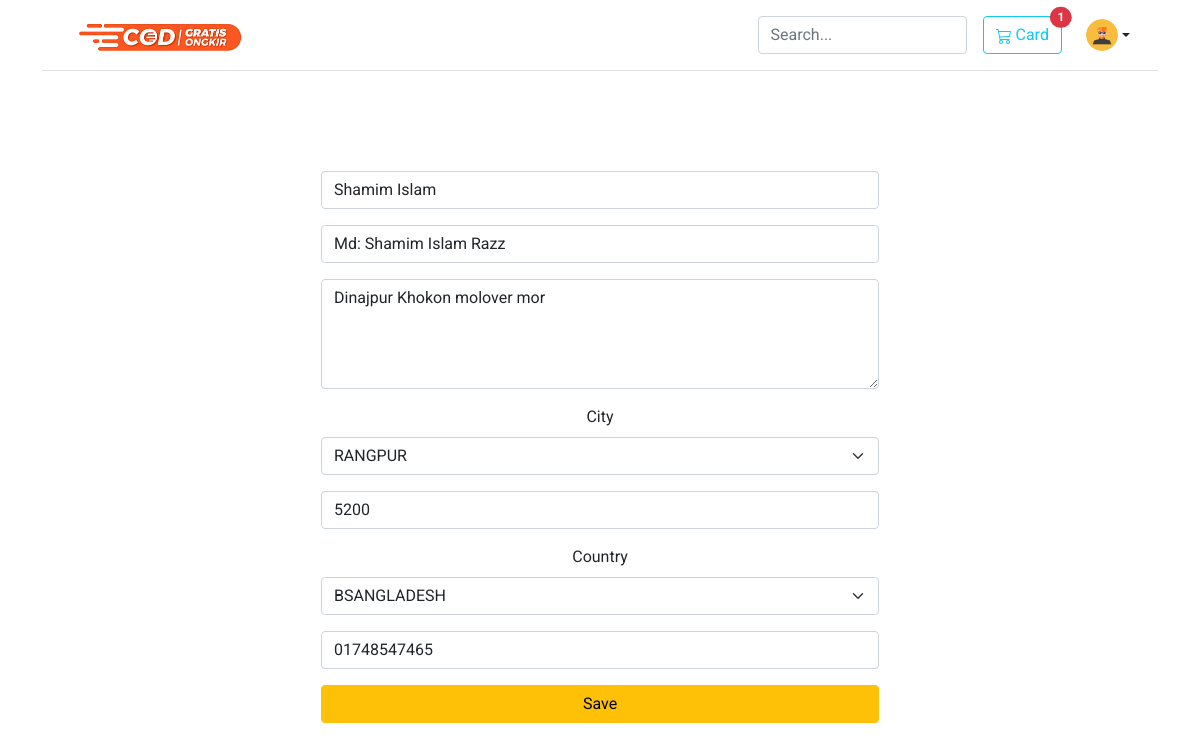
/accound/user-change-profile/ (signed in), run on the app's committed database.
### User_App/models.py (models this page shows, shortened)
class User (AbstractBaseUser,PermissionsMixin):
    email = models.EmailField(unique=True,null=False)
    is_staff = models.BooleanField(
        ugettext_lazy('staff status'),
        default=False,
        help_text=ugettext_lazy('Designates whether the user can log in this site')
    )
    is_active = models.BooleanField(
        ugettext_lazy('active'),
        default=True,
        help_text=ugettext_lazy('Designates whether this user should be treated as active. Unselect this instead of deleting accounts')
    )
    USERNAME_FIELD = 'email'
    objects = MyUserManager()
    def __str__(self):
        return self.email

class Profile(models.Model):
    user = models.OneToOneField(User, on_delete=CASCADE , related_name='profile')
    username = models.CharField(max_length=264, blank=True, null=True)
    full_name = models.CharField(max_length=264, blank=True, null=True)
    address_1 = models.TextField(max_length=300,blank=True, null=True)
    class cityname(models.TextChoices):
        DHAKA = 'DHAKA', _('DHAKA')
        RANGPUR = 'RANGPUR', _('RANGPUR')
        RAJSHIE = 'RAJSHIE', _('RAJSHIE')
        KULNA = 'KULNA', _('KULNA')
        BORISAL = 'BORISAL', _('BORISAL')
    city = models.CharField(
        max_length=60,
        choices=cityname.choices,
        default=cityname.DHAKA,
        blank=True, null=True
    )
    zipcode = models.CharField(max_length=8,blank=True, null=True)
    COUNTRY_NAME = (
        ('BSANGLADESH','BSANGLADESH'),
        ('INDA','INDA'),
    )
    country = models.CharField(max_length=60, choices=COUNTRY_NAME, blank=True, null=True)
    phone = models.CharField(max_length=12,blank=True, null=True)
    date_joined = models.DateTimeField(auto_now_add=True)

### User_Order/models.py (models this page shows, shortened)
class Oreder(models.Model):
    orderitems = models.ManyToManyField(Cart)
    user = models.ForeignKey(settings.AUTH_USER_MODEL, on_delete=models.CASCADE,related_name='order' )
    ordered = models.BooleanField(default=False)
    created_date = models.DateTimeField(auto_now_add=True)
    paymentId = models.CharField(max_length=264,blank=True,null=True)
    orderId = models.CharField(max_length=200,blank=True, null=True)

### User_App/views.py (the view, shortened to what this page needs)
# urls.py: path('user-change-profile/',views.User_Ch_Profile, name='user_ch_pro'),
@login_required()
def User_Ch_Profile(request):
    current_user_profile = Profile.objects.get( user = request.user)
    form = ProfileForm(instance=current_user_profile)
    return render(request,'User_App/change_profile.html',{'form':form})

### User_App/froms.py (shortened to what this page needs)
class ProfileForm(ModelForm):
    username = forms.CharField( label='', widget=forms.TextInput(attrs={
        'placeholder': ' Username'
    }))
    full_name = forms.CharField( label='', widget=forms.TextInput(attrs={
        'placeholder': ' Full Name'
    }))
    address_1 = forms.CharField( label='', widget=forms.Textarea(attrs={
        'placeholder': ' Current Addres',
        'rows': '4px'
    }))
    zipcode = forms.CharField( label='', required=False, widget=forms.TextInput(attrs={
        'placeholder': ' Zip Code'
    }))
    phone = forms.CharField(label='', widget=forms.TextInput(attrs={
        'placeholder': ' 01XXXXXXXXX',
        'maxlength':"11",'size':'11',
        'type':'number',
        'oninput':"javascript: if (this.value.length > this.maxLength) this.value = this.value.slice(0, this.maxLength);"
    }))
    class Meta:
        model = Profile
        exclude = ('user',)

### User_Order/templatetags/card_tag.py (called while the page is built)
@register.filter
def cart_total(user):
    order = Oreder.objects.filter(user=user, ordered=False)
    if order.exists():
        return order[0].orderitems.count()
    else:
        return 0

### User_App/templates/User_App/change_profile.html (shortened to what this page needs)
{% extends "base.html" %}
{% load crispy_forms_tags %}
{% block body_block %}
  <div class="form_box">
      <form class="form" method="POST">
            {{form|crispy}}
            <input class="btn btn-warning width-100" type="submit" value="Save">
      </form>
  </div>
{% endblock body_block %}

### templates/navebar.html (shortened to what this page needs)
 {% load static %}
{% load card_tag %}
<header class="p-3 mb-3 border-bottom">
    <div class="container">
      <div class="d-flex flex-wrap align-items-center justify-content-center justify-content-lg-start">
        <a href="/" class="d-flex align-items-center mb-2 mb-lg-0 text-dark text-decoration-none">
          <img class="logo" src="{% static 'img/logo.png' %}" alt="">
        </a>
        <form class="col-12 col-lg-auto mb-3 mb-lg-0 me-lg-3">
          <input type="search" name="search" class="form-control" placeholder="Search..." aria-label="Search">
        </form>
          {% if request.user.is_authenticated %}
          <a  href='{% url "card" %}' type="button" class="btn btn-outline-info  me-4 position-relative">
             Card
            <span class="position-absolute top-0 start-100 translate-middle badge rounded-pill bg-danger">
              {{request.user | cart_total}}
            </span>
          </a>
            <div class="dropdown">
              <a href="#" class="d-flex align-items-center col-lg-4 mb-2 mb-lg-0 link-dark text-decoration-none dropdown-toggle" id="dropdownNavLink" data-bs-toggle="dropdown" aria-expanded="false">
                <img src="{% static 'img/man.png' %}" alt="mdo" width="32" height="32" class="rounded-circle">
              </a>
            </div>
        {% else %}
        <div class="text-end">
            <a href='{% url "login" %}' type="button" class="btn btn-outline-primary  me-2">Login</a>
            <a href='{% url "sign_up" %}' type="button" class="btn btn-warning">Sign-up</a>
          </div>
        {% endif %}
    </div>
  </header>

### static/css/style.css (style rules this page uses)
body { font-family: 'Roboto', sans-serif; }
.width-100 { width: 100% !important; }
.form_box { display: flex; align-items: center; justify-content: center; height: 90vh; text-align: center; }
.form { width: 50%; }
.logo { width: 175px; }

### data on the page
User: user|cart_total "1"
Profile: username "Shamim Islam", full_name "Md: Shamim Islam Razz", address_1 "Dinajpur Khokon molover mor", city "RANGPUR", zipcode "5200", country "BSANGLADESH", phone "01748547465"
